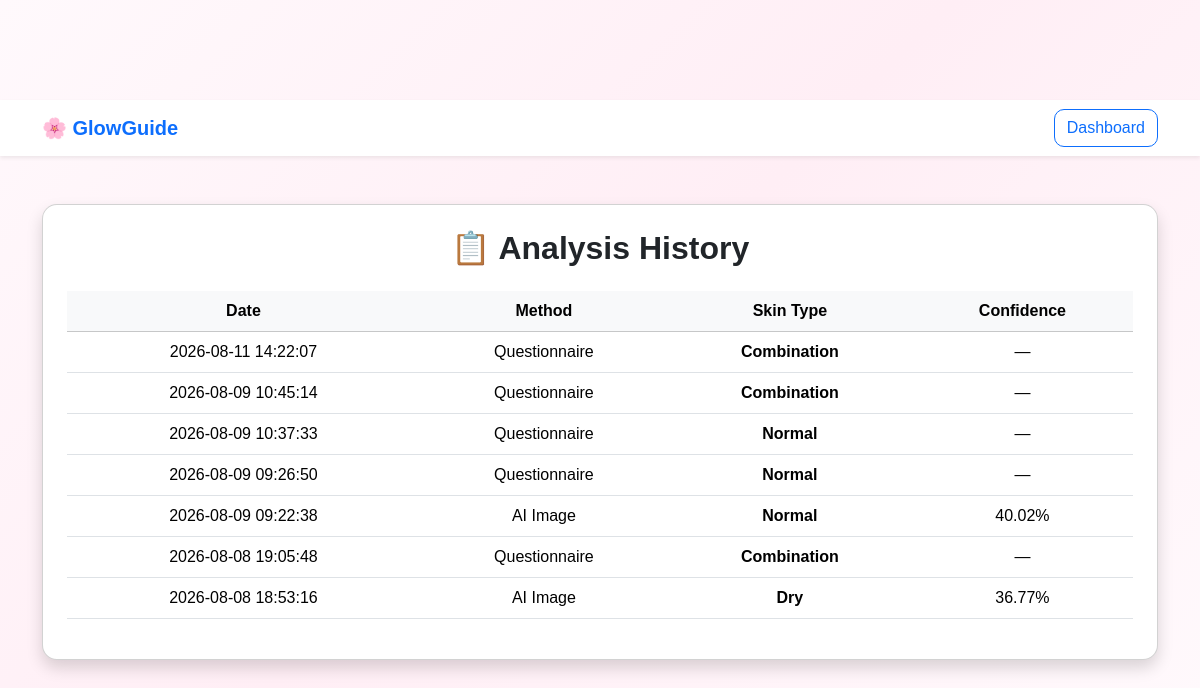
/history (signed in), run on an earlier commit of the app's database.
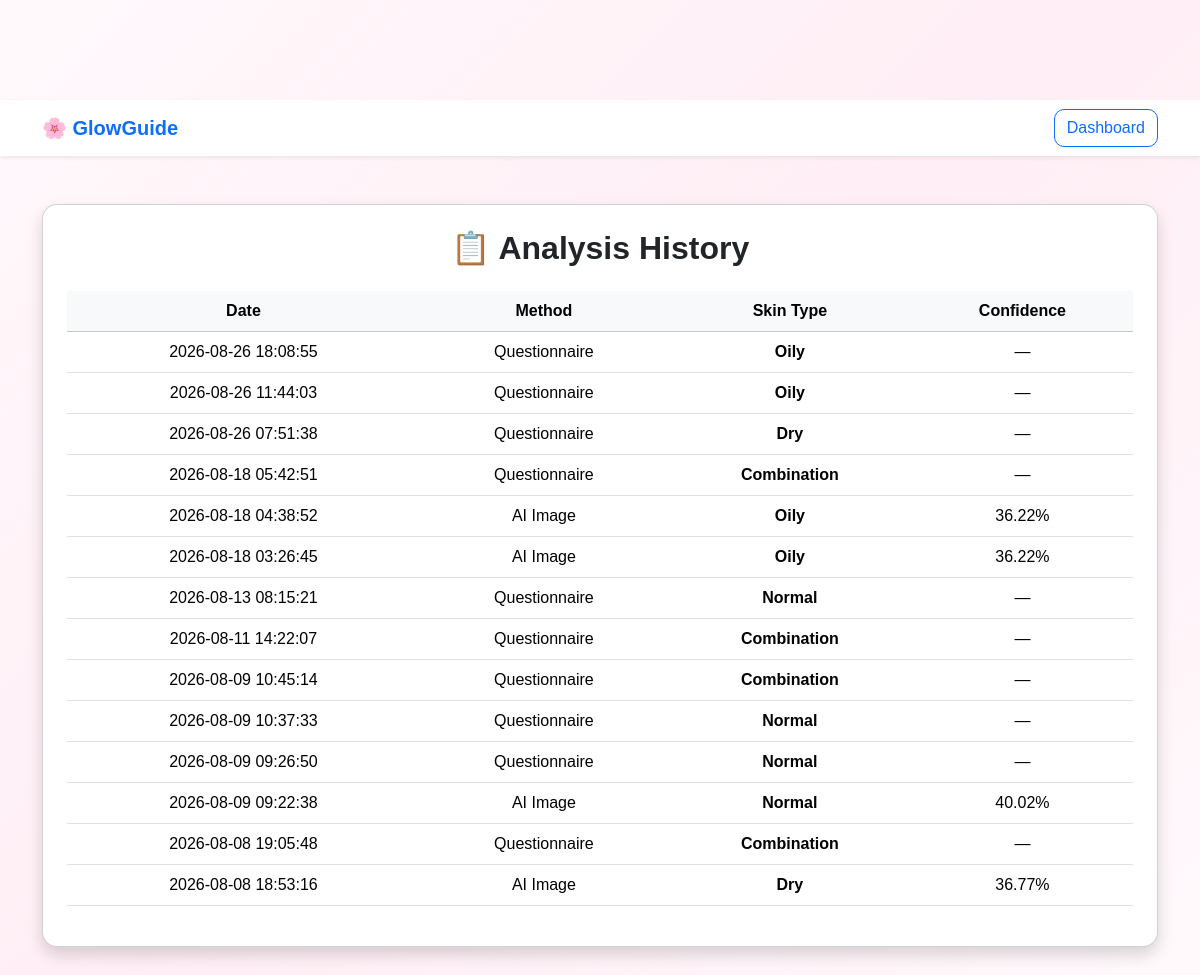
And on a later commit of the database.
### tables this page shows
CREATE TABLE analysis_history (
    id INTEGER PRIMARY KEY AUTOINCREMENT,
    user_email TEXT NOT NULL,
    analysis_date TIMESTAMP DEFAULT CURRENT_TIMESTAMP,
    method TEXT NOT NULL,
    skin_type TEXT NOT NULL,
    confidence REAL,
    image_name TEXT
);

### app.py (the view)
@app.route("/history")
def history():
    if "user" not in session:
        return redirect("/login")
    conn = get_db_connection()
    cursor = conn.cursor()
    cursor.execute("""
        SELECT *
        FROM analysis_history
        WHERE user_email = ?
        ORDER BY analysis_date DESC
    """, (session["user_email"],))
    history_records = cursor.fetchall()
    conn.close()
    return render_template(
        "history.html",
        history_records=history_records
    )

### app.py (called while the page is built)
def get_db_connection():
    conn = sqlite3.connect("glowguide.db")
    conn.row_factory = sqlite3.Row
    return conn

### templates/history.html (shortened to what this page needs)
<!DOCTYPE html>
<html lang="en">
<head>
    <link href="https://cdn.jsdelivr.net/npm/bootstrap@5.3.3/dist/css/bootstrap.min.css"
          rel="stylesheet">
    <link rel="stylesheet"
          href="{{ url_for('static', filename='css/style.css') }}">
</head>
<body>
<nav class="navbar navbar-light bg-white shadow-sm">
    <div class="container">
        <a class="navbar-brand fw-bold text-primary">
            🌸 GlowGuide
        </a>
        <a href="{{ url_for('dashboard') }}"
           class="btn btn-outline-primary">
            Dashboard
        </a>
    </div>
</nav>
<div class="container py-5">
    <div class="card shadow p-4">
        <h2 class="text-center fw-bold mb-4">
            📋 Analysis History
        </h2>
        {% if history_records %}
        <div class="table-responsive">
            <table class="table table-hover align-middle">
                <thead class="table-light">
                    <tr>
                        <th>Date</th>
                        <th>Method</th>
                        <th>Skin Type</th>
                        <th>Confidence</th>
                    </tr>
                </thead>
                <tbody>
                    {% for record in history_records %}
                    <tr>
                        <td>
                            {{ record["analysis_date"] }}
                        </td>
                        <td>
                            {{ record["method"] }}
                        </td>
                        <td class="text-capitalize fw-bold">
                            {{ record["skin_type"] }}
                        </td>
                        <td>
                            {% if record["confidence"] is not none %}
                                {{ "%.2f"|format(record["confidence"] * 100) }}%
                            {% else %}
                                —
                            {% endif %}
                        </td>
                    </tr>
                    {% endfor %}
                </tbody>
            </table>
        </div>
        {% endif %}
    </div>
</div>
</body>
</html>

### static/css/style.css (style rules this page uses)
body { margin: 0; font-family: Arial, sans-serif; background: #fdf6f8; text-align: center; padding-top: 100px; }
body { background-color:#FFF7FA; font-family:Arial, Helvetica, sans-serif; }
body { background: linear-gradient(135deg,#fff9fc,#ffeef5,#fff9fc); }
.card { transition: all 0.3s ease; border-radius: 15px; }
.btn { border-radius: 10px; }

What changed in the data, as far as the page shows it:
added analysis_history: analysis_date "2026-08-26 18:08:55", method "Questionnaire", skin_type "Oily"
added analysis_history: analysis_date "2026-08-26 11:44:03", method "Questionnaire", skin_type "Oily"
added analysis_history: analysis_date "2026-08-26 07:51:38", method "Questionnaire", skin_type "Dry"
added analysis_history: analysis_date "2026-08-18 05:42:51", method "Questionnaire", skin_type "Combination"
added analysis_history: analysis_date "2026-08-18 04:38:52", method "AI Image", skin_type "Oily", record['confidence']*100 "36.22"
added analysis_history: analysis_date "2026-08-18 03:26:45", method "AI Image", skin_type "Oily", record['confidence']*100 "36.22"
added analysis_history: analysis_date "2026-08-13 08:15:21", method "Questionnaire", skin_type "Normal"
